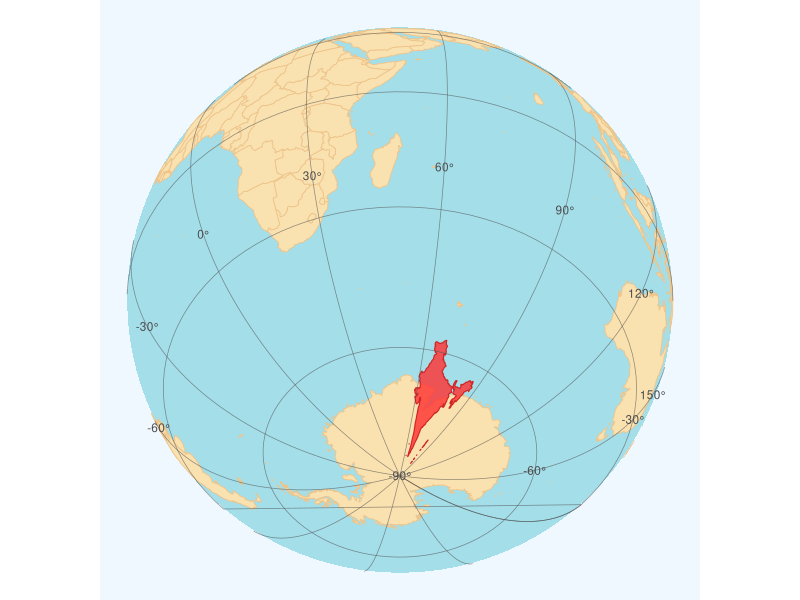
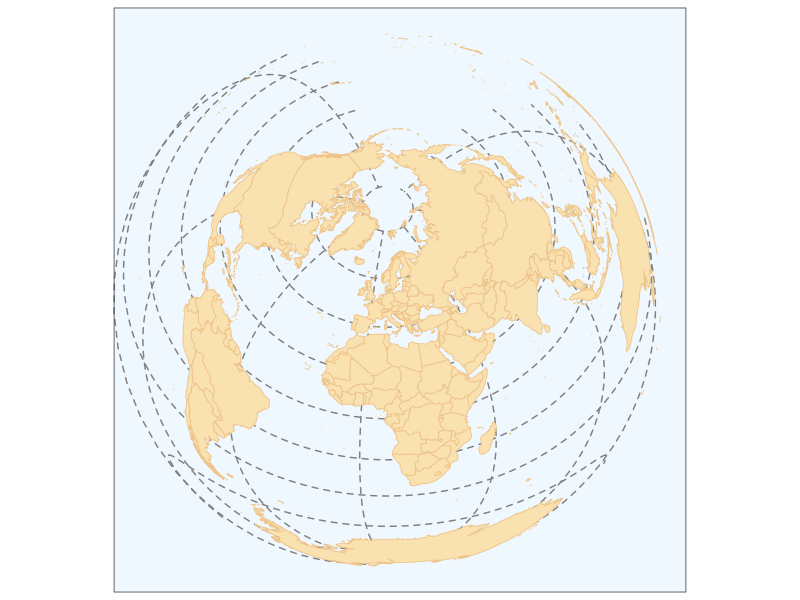

These figures' R source, in order:
library(sf)
library(rnaturalearth)
library(ggplot2)
library(dplyr)

# South-pole orthographic view
crs_string <- "+proj=ortho +lat_0=-50 +lon_0=50"

# World data
world <- ne_countries(scale = "medium", returnclass = "sf")
st_crs(world) <- 4326

india       <- world %>% filter(admin == "India")
antarctica  <- world %>% filter(admin == "Antarctica")
world_other <- world %>% filter(!admin %in% c("India", "Antarctica"))

# --- Move India in lon/lat (it will be squished, acceptable) ---
india_cent <- st_coordinates(st_centroid(india))
shift <- c(70 - india_cent[1],
           -70 - india_cent[2])
st_geometry(india) <- st_geometry(india) + shift

# Project world layers
world_other_ortho <- st_transform(world_other, crs_string)
antarctica_ortho  <- st_transform(antarctica,  crs_string)
st_crs(india) <- 4326
india_ortho <- st_transform(india, crs_string)

# Ocean circle
ocean <- st_point(c(0,0)) |>
  st_sfc(crs = crs_string) |>
  st_buffer(dist = 6371000)

# ---- Graticules ----
graticules_ll <- st_graticule(
  lon = seq(-180, 180, 30),
  lat = seq(-90, 90, 30)
)

graticules <- st_transform(graticules_ll, crs_string)

# ---- Labels ----
# Convert gridlines to labeled points near the edge
lon_labels <- data.frame(
  lon = seq(-180, 180, 30),
  lat = -20 # pick a visible latitude
)

lat_labels <- data.frame(
  lat = seq(-90, 90, 30),
  lon = 150 # pick a visible longitude
)

lon_points <- st_as_sf(lon_labels, coords = c("lon","lat"), crs = 4326) |> 
  st_transform(crs_string)
lat_points <- st_as_sf(lat_labels, coords = c("lon","lat"), crs = 4326) |> 
  st_transform(crs_string)

# ---- Plot ----
ggplot() +
  geom_sf(data = ocean, fill = "#a4dee9", color = NA) +
  
  geom_sf(data = world_other_ortho,
          fill = "#fae1b0", color = "#edc48a", linewidth = 0.3) +
  geom_sf(data = antarctica_ortho,
          fill = "#fae1b0", color = "#edc48a", linewidth = 0.3) +
  geom_sf(data = india_ortho,
          fill = "firebrick1", color = "firebrick3", linewidth = 0.4, alpha = 0.8) +
  
  # Graticule lines
  geom_sf(data = graticules,
          color = "grey30", linewidth = 0.25, alpha = 0.6) +
  
  # Labels
  geom_sf_text(data = lon_points,
               aes(label = sprintf("%d°", lon_labels$lon)),
               size = 3, color = "grey30") +
  geom_sf_text(data = lat_points,
               aes(label = sprintf("%d°", lat_labels$lat)),
               size = 3, color = "grey30") +
  
  coord_sf(crs = crs_string, clip = "on") +
  theme_void() +
  theme(panel.background = element_rect(fill = "aliceblue", colour = NA))


ggplot() +
  geom_sf(data = world, fill = "#fae1b0", color = "#edc48a", linewidth = 0.3) +
  coord_sf(crs = "+proj=laea +lat_0=52 +lon_0=10 +x_0=4321000 +y_0=3210000 +ellps=GRS80 +units=m +no_defs ") +
  theme_bw() +
  theme(panel.grid.major = element_line(color = gray(.5), linetype = 'dashed', linewidth = 0.5), 
        panel.background = element_rect(fill = 'aliceblue'))
